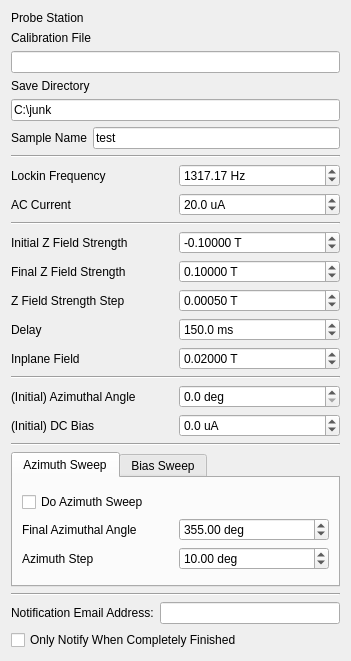
<?xml version="1.0" encoding="UTF-8"?>
<ui version="4.0">
 <class>Form</class>
 <widget class="QWidget" name="Form">
  <property name="geometry">
   <rect>
    <x>0</x>
    <y>0</y>
    <width>351</width>
    <height>661</height>
   </rect>
  </property>
  <property name="windowTitle">
   <string>Form</string>
  </property>
  <layout class="QVBoxLayout" name="verticalLayout">
   <item>
    <layout class="QGridLayout" name="station_params">
     <item row="0" column="0">
      <widget class="QLabel" name="label_12">
       <property name="enabled">
        <bool>true</bool>
       </property>
       <property name="text">
        <string>Probe Station</string>
       </property>
      </widget>
     </item>
     <item row="0" column="1">
      <widget class="QLabel" name="station_name">
       <property name="enabled">
        <bool>true</bool>
       </property>
      </widget>
     </item>
     <item row="2" column="0" colspan="2">
      <widget class="QLineEdit" name="calib_file"/>
     </item>
     <item row="1" column="0">
      <widget class="QLabel" name="label_12">
       <property name="enabled">
        <bool>true</bool>
       </property>
       <property name="text">
        <string>Calibration File</string>
       </property>
      </widget>
     </item>
    </layout>
   </item>
   <item>
    <layout class="QGridLayout" name="save_params">
     <item row="0" column="0" colspan="2">
      <widget class="QLabel" name="label_8">
       <property name="text">
        <string>Save Directory</string>
       </property>
      </widget>
     </item>
     <item row="1" column="0" colspan="2">
      <widget class="QLineEdit" name="save_dir">
       <property name="text">
        <string>C:\junk</string>
       </property>
       <property name="placeholderText">
        <string>C:\Users\</string>
       </property>
      </widget>
     </item>
     <item row="2" column="1">
      <widget class="QLineEdit" name="sample_name">
       <property name="text">
        <string>test</string>
       </property>
       <property name="placeholderText">
        <string>test</string>
       </property>
      </widget>
     </item>
     <item row="2" column="0">
      <widget class="QLabel" name="label_12">
       <property name="enabled">
        <bool>true</bool>
       </property>
       <property name="text">
        <string>Sample Name</string>
       </property>
      </widget>
     </item>
    </layout>
   </item>
   <item>
    <widget class="Line" name="line_3">
     <property name="orientation">
      <enum>Qt::Horizontal</enum>
     </property>
    </widget>
   </item>
   <item>
    <layout class="QGridLayout" name="lockin_params">
     <item row="1" column="0">
      <widget class="QLabel" name="label_3">
       <property name="text">
        <string>AC Current</string>
       </property>
      </widget>
     </item>
     <item row="0" column="0">
      <widget class="QLabel" name="label">
       <property name="text">
        <string>Lockin Frequency</string>
       </property>
      </widget>
     </item>
     <item row="0" column="1">
      <widget class="QDoubleSpinBox" name="lockin_freq">
       <property name="suffix">
        <string> Hz</string>
       </property>
       <property name="maximum">
        <double>10000.000000000000000</double>
       </property>
       <property name="value">
        <double>1317.170000000000073</double>
       </property>
      </widget>
     </item>
     <item row="1" column="1">
      <widget class="QDoubleSpinBox" name="ac_current">
       <property name="suffix">
        <string> uA</string>
       </property>
       <property name="decimals">
        <number>1</number>
       </property>
       <property name="minimum">
        <double>-100000.000000000000000</double>
       </property>
       <property name="maximum">
        <double>100000.000000000000000</double>
       </property>
       <property name="value">
        <double>20.000000000000000</double>
       </property>
      </widget>
     </item>
    </layout>
   </item>
   <item>
    <widget class="Line" name="line">
     <property name="orientation">
      <enum>Qt::Horizontal</enum>
     </property>
    </widget>
   </item>
   <item>
    <layout class="QGridLayout" name="initial_params">
     <item row="2" column="0">
      <widget class="QLabel" name="label_9">
       <property name="text">
        <string>Z Field Strength Step</string>
       </property>
      </widget>
     </item>
     <item row="1" column="0">
      <widget class="QLabel" name="label_19">
       <property name="text">
        <string>Final Z Field Strength</string>
       </property>
      </widget>
     </item>
     <item row="2" column="1">
      <widget class="QDoubleSpinBox" name="field_z_step">
       <property name="suffix">
        <string> T</string>
       </property>
       <property name="decimals">
        <number>5</number>
       </property>
       <property name="minimum">
        <double>0.000000000000000</double>
       </property>
       <property name="maximum">
        <double>0.270000000000000</double>
       </property>
       <property name="singleStep">
        <double>0.000010000000000</double>
       </property>
       <property name="value">
        <double>0.000500000000000</double>
       </property>
      </widget>
     </item>
     <item row="0" column="1">
      <widget class="QDoubleSpinBox" name="field_z_start">
       <property name="suffix">
        <string> T</string>
       </property>
       <property name="decimals">
        <number>5</number>
       </property>
       <property name="minimum">
        <double>-0.270000000000000</double>
       </property>
       <property name="maximum">
        <double>0.000000000000000</double>
       </property>
       <property name="singleStep">
        <double>0.000010000000000</double>
       </property>
       <property name="value">
        <double>-0.100000000000000</double>
       </property>
      </widget>
     </item>
     <item row="1" column="1">
      <widget class="QDoubleSpinBox" name="field_z_end">
       <property name="suffix">
        <string> T</string>
       </property>
       <property name="decimals">
        <number>5</number>
       </property>
       <property name="minimum">
        <double>0.000000000000000</double>
       </property>
       <property name="maximum">
        <double>0.270000000000000</double>
       </property>
       <property name="singleStep">
        <double>0.000010000000000</double>
       </property>
       <property name="value">
        <double>0.100000000000000</double>
       </property>
      </widget>
     </item>
     <item row="3" column="0">
      <widget class="QLabel" name="label_15">
       <property name="text">
        <string>Delay</string>
       </property>
      </widget>
     </item>
     <item row="3" column="1">
      <widget class="QDoubleSpinBox" name="delay">
       <property name="suffix">
        <string> ms</string>
       </property>
       <property name="decimals">
        <number>1</number>
       </property>
       <property name="maximum">
        <double>10000.000000000000000</double>
       </property>
       <property name="value">
        <double>150.000000000000000</double>
       </property>
      </widget>
     </item>
     <item row="0" column="0">
      <widget class="QLabel" name="label_14">
       <property name="text">
        <string>Initial Z Field Strength</string>
       </property>
      </widget>
     </item>
     <item row="4" column="0">
      <widget class="QLabel" name="label_10">
       <property name="text">
        <string>Inplane Field</string>
       </property>
      </widget>
     </item>
     <item row="4" column="1">
      <widget class="QDoubleSpinBox" name="field_strength_ip">
       <property name="suffix">
        <string> T</string>
       </property>
       <property name="decimals">
        <number>5</number>
       </property>
       <property name="minimum">
        <double>-0.270000000000000</double>
       </property>
       <property name="maximum">
        <double>0.270000000000000</double>
       </property>
       <property name="singleStep">
        <double>0.000010000000000</double>
       </property>
       <property name="value">
        <double>0.020000000000000</double>
       </property>
      </widget>
     </item>
    </layout>
   </item>
   <item>
    <widget class="Line" name="line_4">
     <property name="orientation">
      <enum>Qt::Horizontal</enum>
     </property>
    </widget>
   </item>
   <item>
    <layout class="QGridLayout" name="gridLayout_4">
     <item row="1" column="0">
      <widget class="QLabel" name="label_4">
       <property name="text">
        <string>(Initial) Azimuthal Angle</string>
       </property>
      </widget>
     </item>
     <item row="1" column="1">
      <widget class="QDoubleSpinBox" name="azimuth_start">
       <property name="suffix">
        <string> deg</string>
       </property>
       <property name="decimals">
        <number>1</number>
       </property>
       <property name="maximum">
        <double>360.000000000000000</double>
       </property>
       <property name="singleStep">
        <double>0.500000000000000</double>
       </property>
      </widget>
     </item>
     <item row="2" column="0">
      <widget class="QLabel" name="label_21">
       <property name="text">
        <string>(Initial) DC Bias</string>
       </property>
      </widget>
     </item>
     <item row="2" column="1">
      <widget class="QDoubleSpinBox" name="bias_start">
       <property name="suffix">
        <string> uA</string>
       </property>
       <property name="decimals">
        <number>1</number>
       </property>
       <property name="minimum">
        <double>-100000.000000000000000</double>
       </property>
       <property name="maximum">
        <double>100000.000000000000000</double>
       </property>
      </widget>
     </item>
    </layout>
   </item>
   <item>
    <widget class="Line" name="line_6">
     <property name="orientation">
      <enum>Qt::Horizontal</enum>
     </property>
    </widget>
   </item>
   <item>
    <widget class="QTabWidget" name="tabs">
     <property name="currentIndex">
      <number>0</number>
     </property>
     <widget class="QWidget" name="tab">
      <property name="styleSheet">
       <string notr="true"/>
      </property>
      <attribute name="title">
       <string>Azimuth Sweep</string>
      </attribute>
      <layout class="QVBoxLayout" name="verticalLayout_2">
       <item>
        <layout class="QGridLayout" name="gridLayout_2">
         <item row="1" column="0">
          <widget class="QLabel" name="label_5">
           <property name="text">
            <string>Final Azimuthal Angle</string>
           </property>
          </widget>
         </item>
         <item row="1" column="1">
          <widget class="QDoubleSpinBox" name="azimuth_end">
           <property name="suffix">
            <string> deg</string>
           </property>
           <property name="maximum">
            <double>360.000000000000000</double>
           </property>
           <property name="value">
            <double>355.000000000000000</double>
           </property>
          </widget>
         </item>
         <item row="2" column="0">
          <widget class="QLabel" name="label_6">
           <property name="text">
            <string>Azimuth Step</string>
           </property>
          </widget>
         </item>
         <item row="2" column="1">
          <widget class="QDoubleSpinBox" name="azimuth_step">
           <property name="suffix">
            <string> deg</string>
           </property>
           <property name="maximum">
            <double>360.000000000000000</double>
           </property>
           <property name="value">
            <double>10.000000000000000</double>
           </property>
          </widget>
         </item>
         <item row="0" column="0" colspan="2">
          <widget class="QCheckBox" name="do_azimuth_sweep">
           <property name="text">
            <string>Do Azimuth Sweep</string>
           </property>
           <property name="tristate">
            <bool>false</bool>
           </property>
          </widget>
         </item>
        </layout>
       </item>
      </layout>
     </widget>
     <widget class="QWidget" name="tab_2">
      <attribute name="title">
       <string>Bias Sweep</string>
      </attribute>
      <layout class="QVBoxLayout" name="verticalLayout_3">
       <item>
        <layout class="QGridLayout" name="gridLayout">
         <item row="0" column="0" colspan="2">
          <widget class="QCheckBox" name="do_bias_sweep">
           <property name="text">
            <string>Do Bias Sweep</string>
           </property>
           <property name="tristate">
            <bool>false</bool>
           </property>
          </widget>
         </item>
         <item row="1" column="0">
          <widget class="QLabel" name="label_18">
           <property name="text">
            <string>Final DC Bias</string>
           </property>
          </widget>
         </item>
         <item row="1" column="1">
          <widget class="QDoubleSpinBox" name="bias_end">
           <property name="suffix">
            <string> uA</string>
           </property>
           <property name="decimals">
            <number>1</number>
           </property>
           <property name="minimum">
            <double>-10000.000000000000000</double>
           </property>
           <property name="maximum">
            <double>10000.000000000000000</double>
           </property>
           <property name="value">
            <double>1000.000000000000000</double>
           </property>
          </widget>
         </item>
         <item row="2" column="0">
          <widget class="QLabel" name="label_20">
           <property name="text">
            <string>Bias Step</string>
           </property>
          </widget>
         </item>
         <item row="2" column="1">
          <widget class="QDoubleSpinBox" name="bias_step">
           <property name="suffix">
            <string> uA</string>
           </property>
           <property name="decimals">
            <number>1</number>
           </property>
           <property name="maximum">
            <double>10000.000000000000000</double>
           </property>
           <property name="value">
            <double>500.000000000000000</double>
           </property>
          </widget>
         </item>
        </layout>
       </item>
      </layout>
     </widget>
    </widget>
   </item>
   <item>
    <widget class="Line" name="line_5">
     <property name="orientation">
      <enum>Qt::Horizontal</enum>
     </property>
    </widget>
   </item>
   <item>
    <layout class="QHBoxLayout" name="horizontalLayout">
     <item>
      <widget class="QLabel" name="label_17">
       <property name="text">
        <string>Notification Email Address:</string>
       </property>
      </widget>
     </item>
     <item>
      <widget class="QLineEdit" name="notify_email"/>
     </item>
    </layout>
   </item>
   <item>
    <widget class="QCheckBox" name="notify_at_end">
     <property name="text">
      <string>Only Notify When Completely Finished</string>
     </property>
    </widget>
   </item>
  </layout>
 </widget>
 <resources/>
 <connections/>
</ui>
